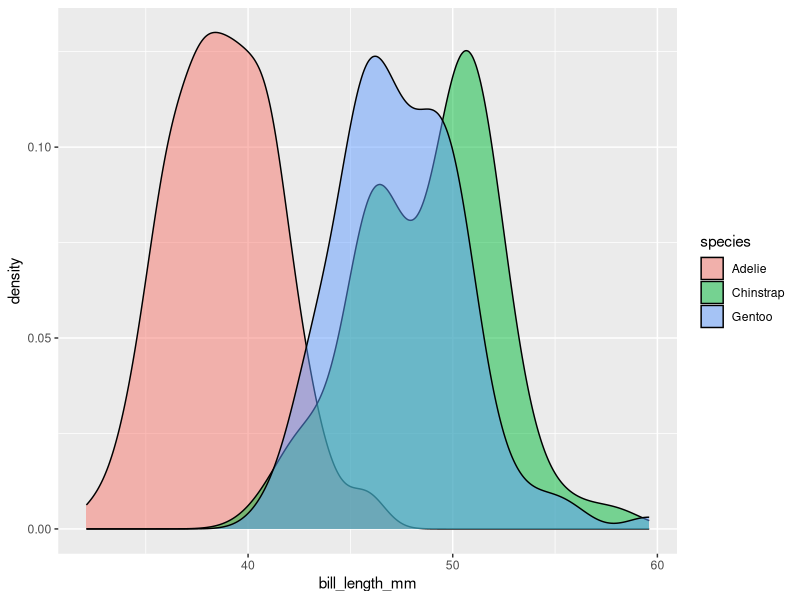
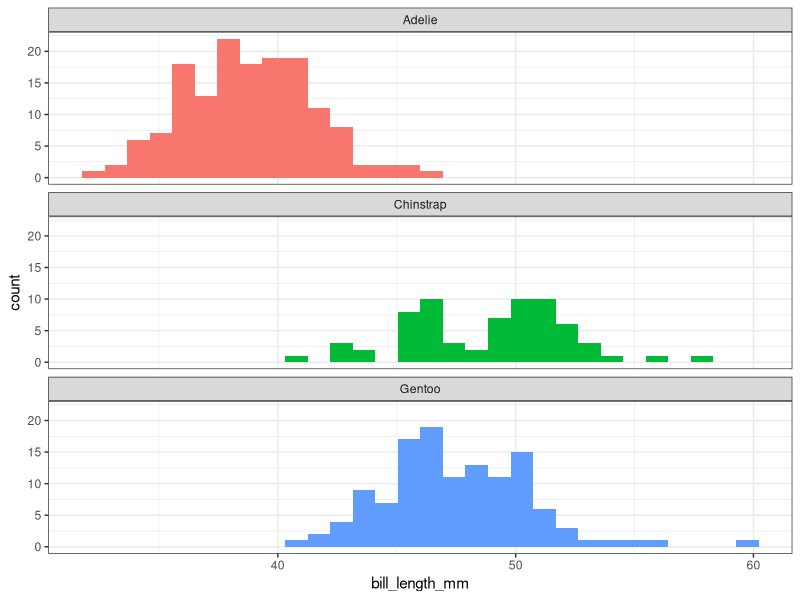
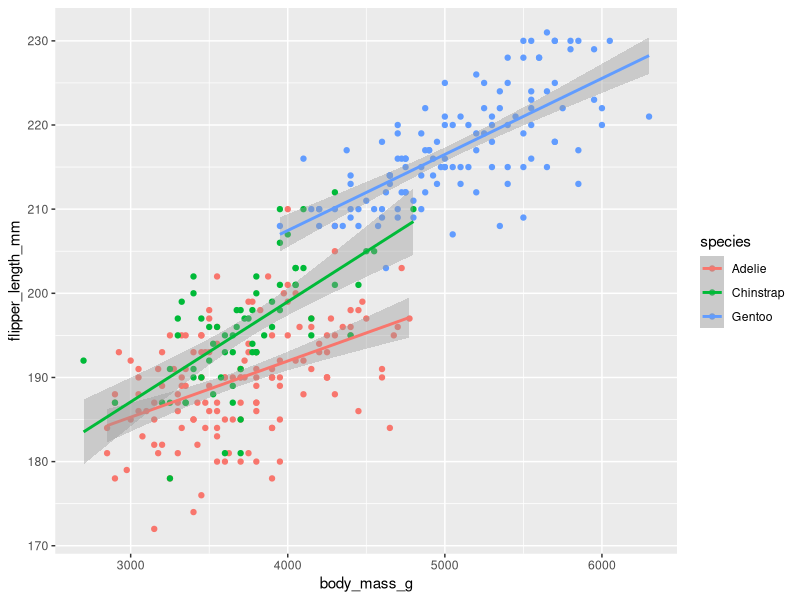
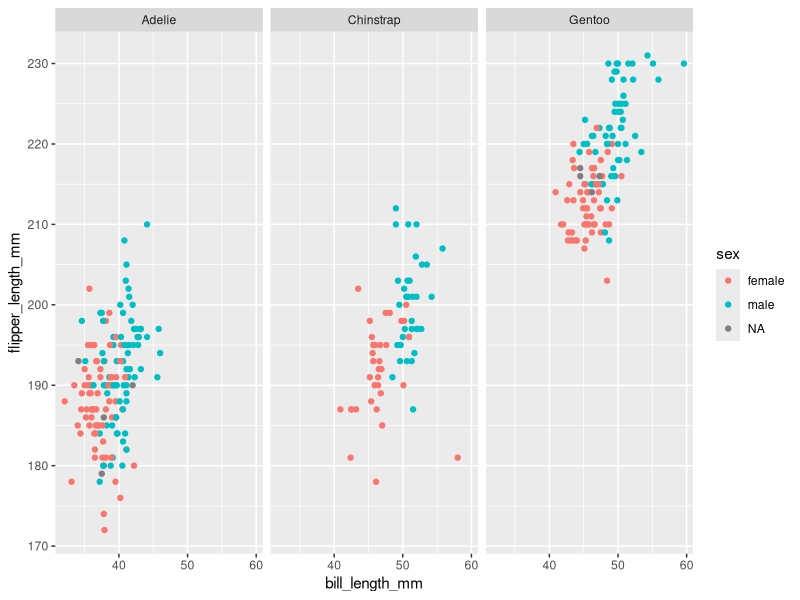
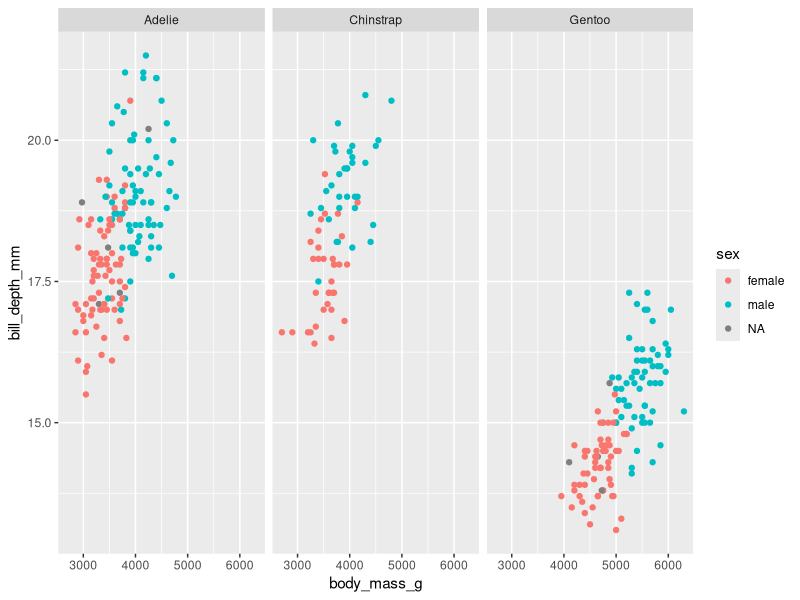

Generate these figures, in order, with R:
## ---- chunk 1
library(tidyverse)
library(palmerpenguins)
## ---- chunk 2
penguins
dim(penguins)
summary(penguins)
## ---- chunk 3
#| warning: false
penguins %>%
  ggplot() + 
  geom_density(mapping = aes(x=bill_length_mm, fill=species), alpha=0.5)
## ---- chunk 4
#| warning: false
penguins %>%
  ggplot(mapping = aes(x=bill_length_mm, fill=species)) +
  geom_histogram() +
  facet_wrap(~species, nrow=3) +
  theme_bw() +
  theme(legend.position = "none")
## ---- chunk 5
#| warning: false
penguins %>%
  ggplot(mapping = aes(x=body_mass_g, y=flipper_length_mm, color=species)) +
  geom_point() +
  geom_smooth(method="lm")
## ---- chunk 6
#| warning: false
penguins %>%
  ggplot(mapping = aes(x=bill_length_mm, y=flipper_length_mm, color=sex)) +
  geom_point() +
  facet_wrap(~ species)
## ---- chunk 7
#| warning: false
penguins %>%
  ggplot(mapping = aes(x=body_mass_g, y=bill_depth_mm, color=sex)) +
  geom_point() +
  facet_wrap(~ species)
